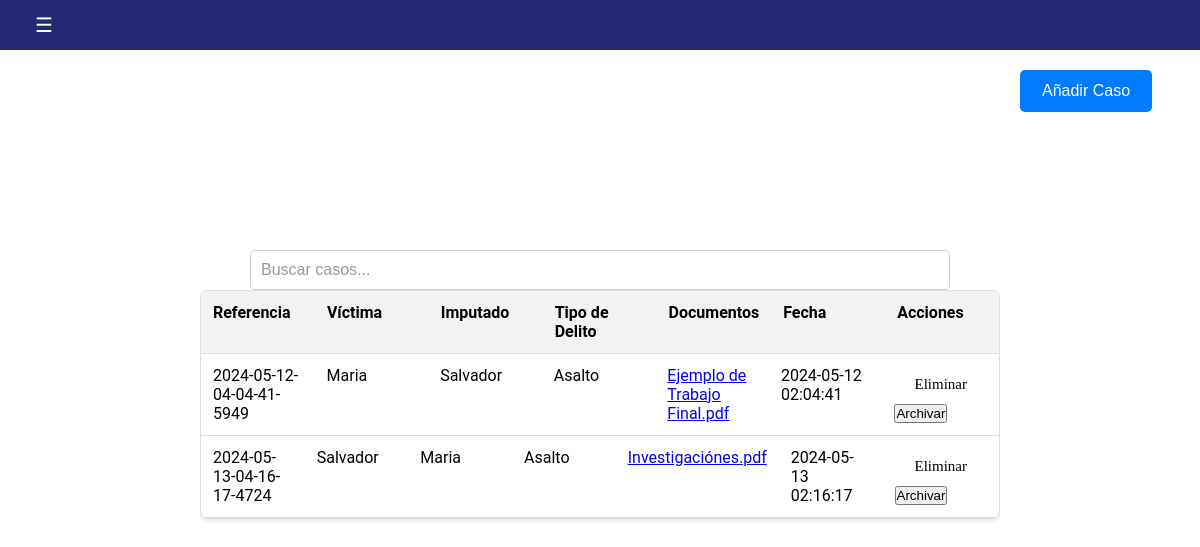
The page /Casos/Buscar_Casos.php (signed in) on the database as committed earlier.
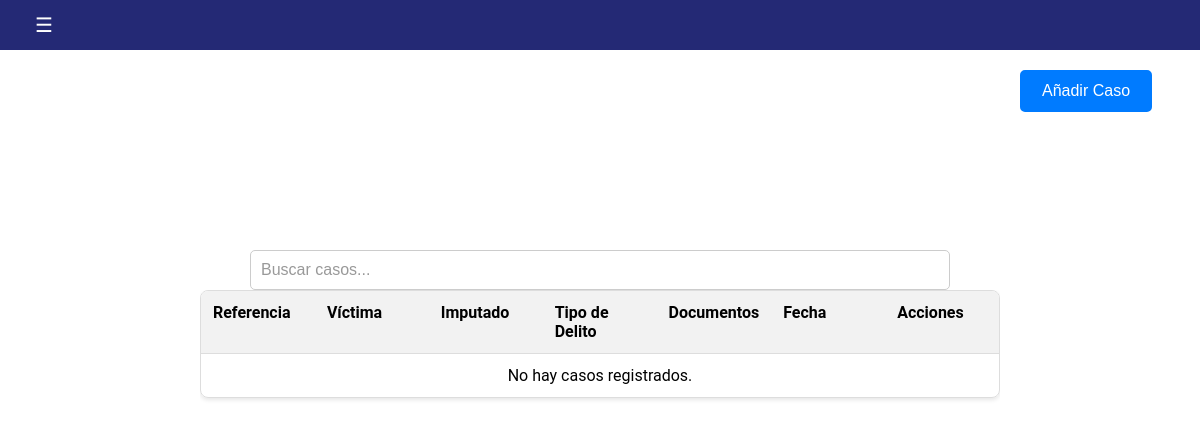
The same page on the database as committed later.
### tables this page shows
CREATE TABLE `casos` (
  `id` int(11) NOT NULL,
  `referencia` varchar(255) DEFAULT NULL,
  `victima` varchar(255) DEFAULT NULL,
  `imputado` varchar(255) DEFAULT NULL,
  `tipo_delito` varchar(255) DEFAULT NULL,
  `documento` varchar(255) DEFAULT NULL,
  `fecha_creacion` timestamp NOT NULL DEFAULT current_timestamp(),
  `estado` varchar(10) DEFAULT 'activo'
);

### Casos/Buscar_Casos.php (the view, shortened to what this page needs)
<?php
$servername = "localhost";
$username = "root";
$password = "";
$database = "legalcc";
$conn = new mysqli($servername, $username, $password, $database);
$sql = "SELECT casos.*, GROUP_CONCAT(documentos.nombre_archivo) AS archivos_documento
        FROM casos
        LEFT JOIN documentos ON casos.referencia = documentos.caso_referencia
        GROUP BY casos.id";
$result = $conn->query($sql);
?>
<!DOCTYPE html>
<html lang="en">
<head>
</head>
<body>
<header class="main-header">
    <label for="btn-nav" class="btn-nav">&#9776;</label>
  </header>
  <a id="botonArribaIzquierda" href="/Casos/Agregar_casos.php">Añadir Caso</a>
  <div class="container">
<center>
  <input type="text" id="inputBusqueda" onkeyup="buscarCasos()" placeholder="Buscar casos...">
  </center>
  <div class="table-container">
    <div class="custom-table" id="casosTabla">
        <div class="table-header">
            <div class="table-cell">Referencia</div>
            <div class="table-cell">Víctima</div>
            <div class="table-cell">Imputado</div>
            <div class="table-cell">Tipo de Delito</div>
            <div class="table-cell">Documentos</div>
            <div class="table-cell">Fecha</div>
            <div class="table-cell">Acciones</div>
        </div>
        <?php
        if ($result->num_rows > 0) {
            while($row = $result->fetch_assoc()) {
                echo "<div class='table-row'>";
                echo "<div class='table-cell referencia'>" . $row["referencia"] . "</div>";
                echo "<div class='table-cell'>" . $row["victima"] . "</div>";
                echo "<div class='table-cell'>" . $row["imputado"] . "</div>";
                echo "<div class='table-cell'>" . $row["tipo_delito"] . "</div>";
                echo "<div class='table-cell'>";
                if (!empty($row["archivos_documento"])) {
                    $archivos_documento = explode(",", $row["archivos_documento"]);
                    foreach ($archivos_documento as $archivo) {
                        echo "<a href='documentos/" . $archivo . "' target='_blank'>" . $archivo . "</a><br>";
                    }
                } else {
                    echo "Sin documentos";
                }
                echo "</div>";
                echo "<div class='table-cell'>" . $row["fecha_creacion"] . "</div>";
                echo "<div class='table-cell'>";
                echo "<button class='delete-button' onclick=\"eliminarCaso('" . $row["referencia"] . "')\">Eliminar</button>";
                echo "<button class='archive-button' onclick=\"archivarCaso('" . $row["referencia"] . "')\">Archivar</button>";
                echo "</div>";
                echo "</div>";
            }
        } else {
            echo "<div class='no-data' colspan='6'>No hay casos registrados.</div>";
        }
        ?>
    </div>
</div>
</body>
</html>

### Casos/Buscar_Casos.php (style rules this page uses)
#botonArribaIzquierda { position: fixed; top: 20px; left: 20px; padding: 10px 20px; background-color: #007bff; color: white; text-decoration: none; border: 2px solid #007bff; border-radius: 5px; font-family: Arial, sans-serif; font-size: 16px; transition: background-color 0.3s, color 0.3s; margin-left: 1000px; margin-top: 50px; }
:root { --main-color: #242975; --accent-color: #2D6653; }
* { padding: 0; margin: 0; box-sizing: border-box; }
body { font-family: 'Roboto', sans-serif; overflow: hidden; }
.main-header { background: var(--main-color); width: 100%; height: 50px; display: flex; align-items: center; justify-content: space-between; padding: 0 20px; }
.btn-nav { color: #fff; font-size: 20px; cursor: pointer; padding: 10px 15px; transition: .2s ease; background: transparent; border: none; outline: none; }
.table-container { margin: 0 auto; max-width: 800px; height: 400px; overflow-y: auto; }
.custom-table { display: flex; flex-direction: column; border: 1px solid #ddd; border-radius: 8px; overflow: hidden; box-shadow: 0 2px 4px rgba(0, 0, 0, 0.1); }
.table-header, .table-row { display: flex; }
.table-cell { flex: 1; padding: 12px; border-bottom: 1px solid #ddd; }
.table-header { font-weight: bold; background-color: #f2f2f2; }
.no-data { padding: 12px; text-align: center; }
#inputBusqueda { padding: 10px; width: 700px; border: 1px solid #ccc; border-radius: 5px; font-size: 16px; transition: border-color 0.3s ease; margin-top: 200px; }
#inputBusqueda::placeholder { color: #999; }
.container { margin: 0 auto; }
.delete-button { display: inline-block; background-color: white; color: black; padding: 10px 20px; text-decoration: none; border: none; font-size: 15px; border-radius: 5px; cursor: pointer; font-family: Bahnschrift; border-color: black; }

Rows that differ between the two databases and show on the page:
removed casos: referencia "2024-05-12-04-04-41-5949", victima "Maria", imputado "Salvador", tipo_delito "Asalto", archivo "Ejemplo de Trabajo Final.pdf", fecha_creacion "2024-05-12 02:04:41"
removed casos: referencia "2024-05-13-04-16-17-4724", victima "Salvador", imputado "Maria", tipo_delito "Asalto", archivo "Investigaciónes.pdf", fecha_creacion "2024-05-13 02:16:17"
Other text that changed with them:
text now shown: "No hay casos registrados."
